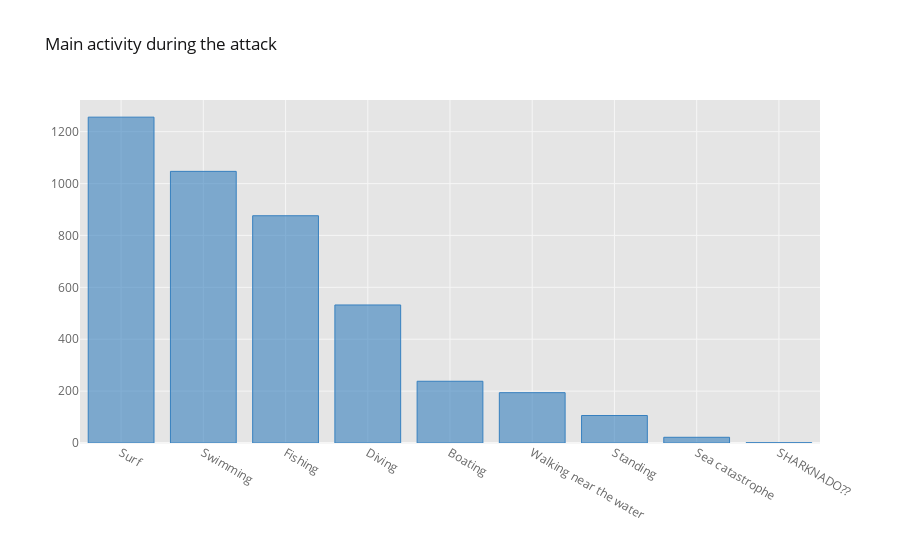

The code cell stored with this chart in its notebook:
### Markdown cell above
What are the mains Activities during the attack?

### Code cell
df["Activity"].value_counts().iplot(kind="bar", color="blue", title="Main activity during the attack")

### Figure 1 — Plotly figure (JSON) as saved in the notebook; plotly's stock layout.template omitted (floating-point values rounded to 4 significant figures)
{"data": [{"marker": {"color": "rgba(55, 128, 191, 0.6)", "line": {"color": "rgba(55, 128, 191, 1.0)", "width": 1}}, "name": "Activity", "orientation": "v", "text": "", "type": "bar", "x": ["Surf", "Swimming", "Fishing", "Diving", "Boating", "Walking near the water", "Standing", "Sea catastrophe", "SHARKNADO??"], "y": [1256, 1047, 876, 532, 238, 194, 106, 22, 1]}], "layout": {"legend": {"bgcolor": "#FFFFFF", "font": {"color": "#666666"}}, "paper_bgcolor": "#FFFFFF", "plot_bgcolor": "#E5E5E5", "title": {"font": {"color": "#151516"}, "text": "Main activity during the attack"}, "xaxis": {"gridcolor": "#F6F6F6", "showgrid": true, "tickfont": {"color": "#666666"}, "title": {"font": {"color": "#666666"}, "text": ""}, "zerolinecolor": "#F6F6F6"}, "yaxis": {"gridcolor": "#F6F6F6", "showgrid": true, "tickfont": {"color": "#666666"}, "title": {"font": {"color": "#666666"}, "text": ""}, "zerolinecolor": "#F6F6F6"}}}
